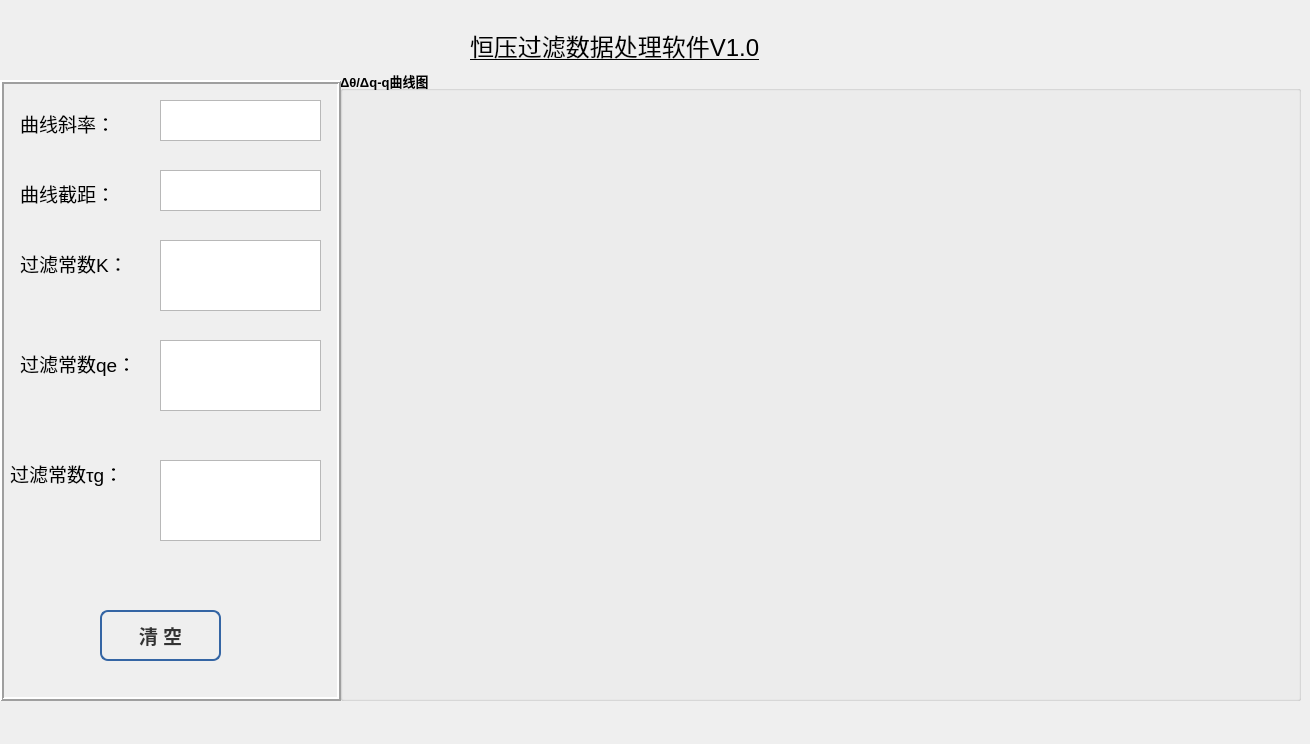
<?xml version="1.0" encoding="UTF-8"?>
<ui version="4.0">
 <class>Page2</class>
 <widget class="QDialog" name="Page2">
  <property name="geometry">
   <rect>
    <x>0</x>
    <y>0</y>
    <width>1310</width>
    <height>744</height>
   </rect>
  </property>
  <property name="windowTitle">
   <string>Δθ/Δq-q曲线图</string>
  </property>
  <property name="windowIcon">
   <iconset>
    <normaloff>Resource/icon/File Reco.ico</normaloff>Resource/icon/File Reco.ico</iconset>
  </property>
  <widget class="QGroupBox" name="groupBox">
   <property name="geometry">
    <rect>
     <x>340</x>
     <y>70</y>
     <width>961</width>
     <height>631</height>
    </rect>
   </property>
   <property name="font">
    <font>
     <pointsize>10</pointsize>
     <weight>75</weight>
     <bold>true</bold>
    </font>
   </property>
   <property name="title">
    <string>Δθ/Δq-q曲线图</string>
   </property>
  </widget>
  <widget class="QFrame" name="frame_7">
   <property name="geometry">
    <rect>
     <x>0</x>
     <y>80</y>
     <width>341</width>
     <height>621</height>
    </rect>
   </property>
   <property name="styleSheet">
    <string notr="true"/>
   </property>
   <property name="frameShape">
    <enum>QFrame::Box</enum>
   </property>
   <property name="frameShadow">
    <enum>QFrame::Raised</enum>
   </property>
   <property name="lineWidth">
    <number>2</number>
   </property>
   <widget class="QLabel" name="label_7">
    <property name="geometry">
     <rect>
      <x>20</x>
      <y>30</y>
      <width>121</width>
      <height>26</height>
     </rect>
    </property>
    <property name="font">
     <font>
      <pointsize>14</pointsize>
     </font>
    </property>
    <property name="text">
     <string>曲线斜率：</string>
    </property>
   </widget>
   <widget class="QTextEdit" name="textEdit">
    <property name="geometry">
     <rect>
      <x>160</x>
      <y>20</y>
      <width>161</width>
      <height>41</height>
     </rect>
    </property>
    <property name="font">
     <font>
      <pointsize>14</pointsize>
     </font>
    </property>
   </widget>
   <widget class="QLabel" name="label_8">
    <property name="geometry">
     <rect>
      <x>20</x>
      <y>100</y>
      <width>121</width>
      <height>26</height>
     </rect>
    </property>
    <property name="font">
     <font>
      <pointsize>14</pointsize>
     </font>
    </property>
    <property name="text">
     <string>曲线截距：</string>
    </property>
   </widget>
   <widget class="QTextEdit" name="textEdit_2">
    <property name="geometry">
     <rect>
      <x>160</x>
      <y>90</y>
      <width>161</width>
      <height>41</height>
     </rect>
    </property>
    <property name="font">
     <font>
      <pointsize>14</pointsize>
     </font>
    </property>
   </widget>
   <widget class="QLabel" name="label_14">
    <property name="geometry">
     <rect>
      <x>20</x>
      <y>170</y>
      <width>121</width>
      <height>26</height>
     </rect>
    </property>
    <property name="font">
     <font>
      <pointsize>14</pointsize>
     </font>
    </property>
    <property name="text">
     <string>过滤常数K：</string>
    </property>
   </widget>
   <widget class="QTextEdit" name="textEdit_4">
    <property name="geometry">
     <rect>
      <x>160</x>
      <y>160</y>
      <width>161</width>
      <height>71</height>
     </rect>
    </property>
    <property name="font">
     <font>
      <pointsize>14</pointsize>
     </font>
    </property>
   </widget>
   <widget class="QTextEdit" name="textEdit_7">
    <property name="geometry">
     <rect>
      <x>160</x>
      <y>380</y>
      <width>161</width>
      <height>81</height>
     </rect>
    </property>
    <property name="font">
     <font>
      <pointsize>14</pointsize>
     </font>
    </property>
   </widget>
   <widget class="QLabel" name="label_21">
    <property name="geometry">
     <rect>
      <x>10</x>
      <y>380</y>
      <width>141</width>
      <height>26</height>
     </rect>
    </property>
    <property name="font">
     <font>
      <pointsize>14</pointsize>
     </font>
    </property>
    <property name="text">
     <string>过滤常数τg：</string>
    </property>
   </widget>
   <widget class="QTextEdit" name="textEdit_8">
    <property name="geometry">
     <rect>
      <x>160</x>
      <y>260</y>
      <width>161</width>
      <height>71</height>
     </rect>
    </property>
    <property name="font">
     <font>
      <pointsize>14</pointsize>
     </font>
    </property>
   </widget>
   <widget class="QLabel" name="label_22">
    <property name="geometry">
     <rect>
      <x>20</x>
      <y>270</y>
      <width>121</width>
      <height>26</height>
     </rect>
    </property>
    <property name="font">
     <font>
      <pointsize>14</pointsize>
     </font>
    </property>
    <property name="text">
     <string>过滤常数qe：</string>
    </property>
   </widget>
   <widget class="QPushButton" name="pushButton_2">
    <property name="geometry">
     <rect>
      <x>100</x>
      <y>530</y>
      <width>121</width>
      <height>51</height>
     </rect>
    </property>
    <property name="font">
     <font>
      <family>Arial</family>
      <pointsize>14</pointsize>
      <weight>75</weight>
      <italic>false</italic>
      <bold>true</bold>
     </font>
    </property>
    <property name="styleSheet">
     <string notr="true"> QPushButton {
color: #333;
border: 2px solid #3465a4;
font:bold 14pt &quot;Arial&quot;;
text-align:center;
border-radius: 8px;
padding: 5px;
background: qradialgradient(cx: 0.3, cy: -0.4,
fx: 0.3, fy: -0.4,
radius: 1.89, stop: 0 #fff, stop: 1 #888a85);
min-width: 80px;
}

QPushButton:hover {
background: qradialgradient(cx: 0.3, cy: -0.4,
fx: 0.3, fy: -0.4,
radius: 1.89, stop: 0 #fff, stop: 1 #898a88);
}

 QPushButton:pressed {
background: qradialgradient(cx: 0.4, cy: -0.1,
fx: 0.4, fy: -0.1,
radius: 1.89, stop: 0 #fff, stop: 1 #8a8a89);
}</string>
    </property>
    <property name="text">
     <string>清 空</string>
    </property>
   </widget>
  </widget>
  <widget class="QLabel" name="label_2">
   <property name="geometry">
    <rect>
     <x>470</x>
     <y>10</y>
     <width>371</width>
     <height>71</height>
    </rect>
   </property>
   <property name="font">
    <font>
     <pointsize>18</pointsize>
     <underline>true</underline>
    </font>
   </property>
   <property name="text">
    <string>恒压过滤数据处理软件V1.0</string>
   </property>
  </widget>
 </widget>
 <resources/>
 <connections/>
</ui>
